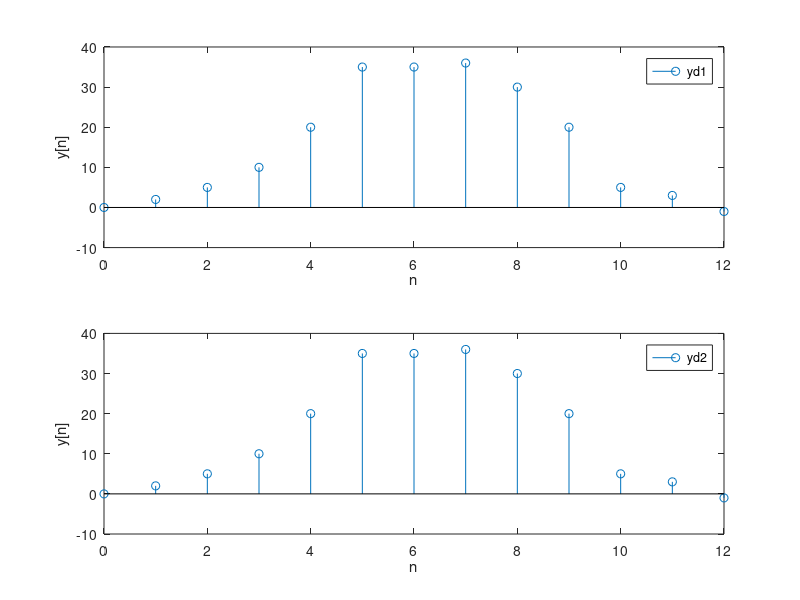

This chart was generated by the following MATLAB code:
x1=[1 1 1 1 1 ];
h1=[1 -1 3 0 1 ];
h2=[0 2 5 4 -1];
w=conv(x1,h1);
yd1=conv(w,h2);
hseries=conv(h1,h2);
yd2=conv(x1,hseries);
subplot(2,1,1);
stem(0:12,yd1);
xlabel('n');
ylabel('y[n]');
legend('yd1');
subplot(2,1,2);
stem(0:12,yd2);
xlabel('n');
ylabel('y[n]');
legend('yd2');